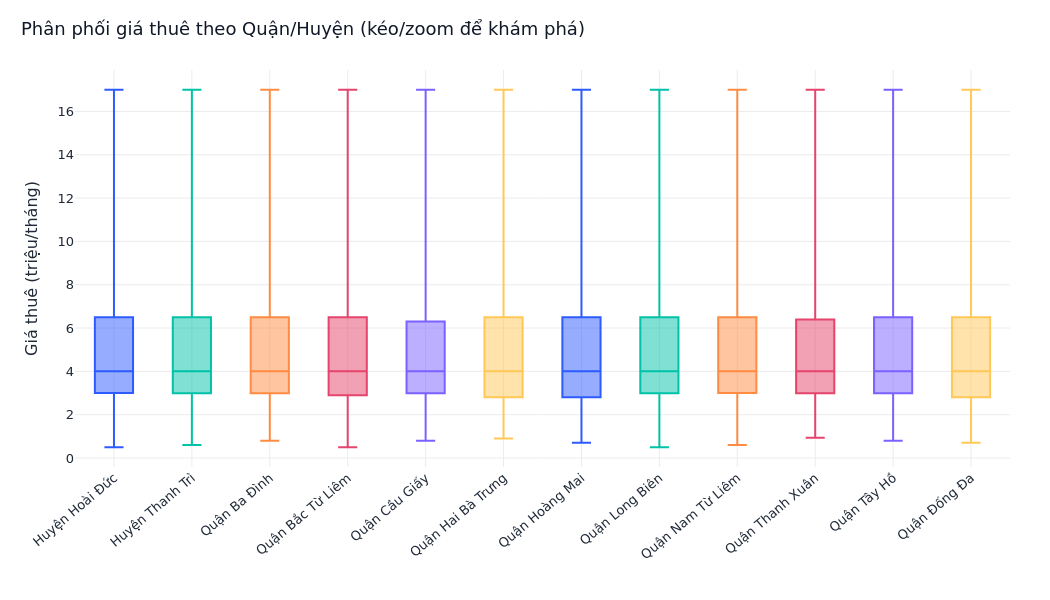

Source (notebook cell):
### Markdown cell above
### 6.3. Khám phá giá theo quận — *tương tác (hover xem phân vị)*

### Code cell
fig = px.box(rt, x="district", y="price", category_orders={"district": list(order)},
             color="district", points=False,
             title="Phân phối giá thuê theo Quận/Huyện (kéo/zoom để khám phá)")
fig.update_layout(showlegend=False, xaxis_title="", yaxis_title="Giá thuê (triệu/tháng)",
                  xaxis_tickangle=-40)
show_px(fig, "06_box_price_by_district_interactive", w=1050, h=600)

### Figure 1 — Plotly figure (JSON) as saved in the notebook; plotly's stock layout.template omitted (floating-point values rounded to 4 significant figures; data arrays with more than 128 entries replaced by an {"elided": "..."} marker saying what was removed)
{"data": [{"alignmentgroup": "True", "boxpoints": false, "hovertemplate": "district=%{x}<br>price=%{y}<extra></extra>", "legendgroup": "Huyện Hoài Đức", "marker": {"color": "#2D5BFF"}, "name": "Huyện Hoài Đức", "notched": false, "offsetgroup": "Huyện Hoài Đức", "orientation": "v", "showlegend": true, "type": "box", "x": {"elided": "7402 str values"}, "x0": " ", "xaxis": "x", "y": {"elided": "7402 float values"}, "y0": " ", "yaxis": "y"}, {"alignmentgroup": "True", "boxpoints": false, "hovertemplate": "district=%{x}<br>price=%{y}<extra></extra>", "legendgroup": "Huyện Thanh Trì", "marker": {"color": "#00C2A8"}, "name": "Huyện Thanh Trì", "notched": false, "offsetgroup": "Huyện Thanh Trì", "orientation": "v", "showlegend": true, "type": "box", "x": {"elided": "7391 str values"}, "x0": " ", "xaxis": "x", "y": {"elided": "7391 float values"}, "y0": " ", "yaxis": "y"}, {"alignmentgroup": "True", "boxpoints": false, "hovertemplate": "district=%{x}<br>price=%{y}<extra></extra>", "legendgroup": "Quận Ba Đình", "marker": {"color": "#FF8C42"}, "name": "Quận Ba Đình", "notched": false, "offsetgroup": "Quận Ba Đình", "orientation": "v", "showlegend": true, "type": "box", "x": {"elided": "7424 str values"}, "x0": " ", "xaxis": "x", "y": {"elided": "7424 float values"}, "y0": " ", "yaxis": "y"}, {"alignmentgroup": "True", "boxpoints": false, "hovertemplate": "district=%{x}<br>price=%{y}<extra></extra>", "legendgroup": "Quận Bắc Từ Liêm", "marker": {"color": "#E5446D"}, "name": "Quận Bắc Từ Liêm", "notched": false, "offsetgroup": "Quận Bắc Từ Liêm", "orientation": "v", "showlegend": true, "type": "box", "x": {"elided": "7745 str values"}, "x0": " ", "xaxis": "x", "y": {"elided": "7745 float values"}, "y0": " ", "yaxis": "y"}, {"alignmentgroup": "True", "boxpoints": false, "hovertemplate": "district=%{x}<br>price=%{y}<extra></extra>", "legendgroup": "Quận Cầu Giấy", "marker": {"color": "#7B61FF"}, "name": "Quận Cầu Giấy", "notched": false, "offsetgroup": "Quận Cầu Giấy", "orientation": "v", "showlegend": true, "type": "box", "x": {"elided": "7620 str values"}, "x0": " ", "xaxis": "x", "y": {"elided": "7620 float values"}, "y0": " ", "yaxis": "y"}, {"alignmentgroup": "True", "boxpoints": false, "hovertemplate": "district=%{x}<br>price=%{y}<extra></extra>", "legendgroup": "Quận Hai Bà Trưng", "marker": {"color": "#FFC857"}, "name": "Quận Hai Bà Trưng", "notched": false, "offsetgroup": "Quận Hai Bà Trưng", "orientation": "v", "showlegend": true, "type": "box", "x": {"elided": "7514 str values"}, "x0": " ", "xaxis": "x", "y": {"elided": "7514 float values"}, "y0": " ", "yaxis": "y"}, {"alignmentgroup": "True", "boxpoints": false, "hovertemplate": "district=%{x}<br>price=%{y}<extra></extra>", "legendgroup": "Quận Hoàng Mai", "marker": {"color": "#2D5BFF"}, "name": "Quận Hoàng Mai", "notched": false, "offsetgroup": "Quận Hoàng Mai", "orientation": "v", "showlegend": true, "type": "box", "x": {"elided": "7778 str values"}, "x0": " ", "xaxis": "x", "y": {"elided": "7778 float values"}, "y0": " ", "yaxis": "y"}, {"alignmentgroup": "True", "boxpoints": false, "hovertemplate": "district=%{x}<br>price=%{y}<extra></extra>", "legendgroup": "Quận Long Biên", "marker": {"color": "#00C2A8"}, "name": "Quận Long Biên", "notched": false, "offsetgroup": "Quận Long Biên", "orientation": "v", "showlegend": true, "type": "box", "x": {"elided": "7542 str values"}, "x0": " ", "xaxis": "x", "y": {"elided": "7542 float values"}, "y0": " ", "yaxis": "y"}, {"alignmentgroup": "True", "boxpoints": false, "hovertemplate": "district=%{x}<br>price=%{y}<extra></extra>", "legendgroup": "Quận Nam Từ Liêm", "marker": {"color": "#FF8C42"}, "name": "Quận Nam Từ Liêm", "notched": false, "offsetgroup": "Quận Nam Từ Liêm", "orientation": "v", "showlegend": true, "type": "box", "x": {"elided": "7924 str values"}, "x0": " ", "xaxis": "x", "y": {"elided": "7924 float values"}, "y0": " ", "yaxis": "y"}, {"alignmentgroup": "True", "boxpoints": false, "hovertemplate": "district=%{x}<br>price=%{y}<extra></extra>", "legendgroup": "Quận Thanh Xuân", "marker": {"color": "#E5446D"}, "name": "Quận Thanh Xuân", "notched": false, "offsetgroup": "Quận Thanh Xuân", "orientation": "v", "showlegend": true, "type": "box", "x": {"elided": "7886 str values"}, "x0": " ", "xaxis": "x", "y": {"elided": "7886 float values"}, "y0": " ", "yaxis": "y"}, {"alignmentgroup": "True", "boxpoints": false, "hovertemplate": "district=%{x}<br>price=%{y}<extra></extra>", "legendgroup": "Quận Tây Hồ", "marker": {"color": "#7B61FF"}, "name": "Quận Tây Hồ", "notched": false, "offsetgroup": "Quận Tây Hồ", "orientation": "v", "showlegend": true, "type": "box", "x": {"elided": "7739 str values"}, "x0": " ", "xaxis": "x", "y": {"elided": "7739 float values"}, "y0": " ", "yaxis": "y"}, {"alignmentgroup": "True", "boxpoints": false, "hovertemplate": "district=%{x}<br>price=%{y}<extra></extra>", "legendgroup": "Quận Đống Đa", "marker": {"color": "#FFC857"}, "name": "Quận Đống Đa", "notched": false, "offsetgroup": "Quận Đống Đa", "orientation": "v", "showlegend": true, "type": "box", "x": {"elided": "7662 str values"}, "x0": " ", "xaxis": "x", "y": {"elided": "7662 float values"}, "y0": " ", "yaxis": "y"}], "layout": {"boxmode": "overlay", "height": 600, "legend": {"title": {"text": "district"}, "tracegroupgap": 0}, "showlegend": false, "title": {"text": "Phân phối giá thuê theo Quận/Huyện (kéo/zoom để khám phá)"}, "width": 1050, "xaxis": {"anchor": "y", "categoryarray": ["Huyện Hoài Đức", "Huyện Thanh Trì", "Quận Ba Đình", "Quận Bắc Từ Liêm", "Quận Cầu Giấy", "Quận Hai Bà Trưng", "Quận Hoàng Mai", "Quận Long Biên", "Quận Nam Từ Liêm", "Quận Thanh Xuân", "Quận Tây Hồ", "Quận Đống Đa"], "categoryorder": "array", "domain": [0.0, 1.0], "tickangle": -40, "title": {"text": ""}}, "yaxis": {"anchor": "x", "domain": [0.0, 1.0], "title": {"text": "Giá thuê (triệu/tháng)"}}}}
